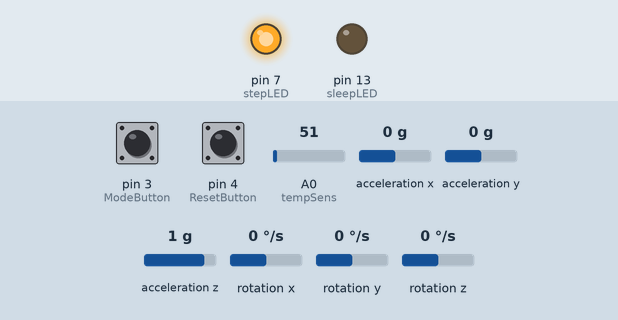
Bench run of a sketch on a simulated Arduino Uno, built with avr-gcc and run on an emulated ATmega328P. Parts: output pins drawn as LEDs (lit = HIGH). Dashed ring = blinking. The inputs (shaded band) are chosen by the test bench; at power-on: pin 3 (ModeButton) HIGH, pin 4 (ResetButton) HIGH, A0 (tempSens) = 51, acceleration x 0 g, acceleration y 0 g, acceleration z 1 g, rotation x 0 °/s, rotation y 0 °/s, rotation z 0 °/s. What the sketch prints to the serial monitor is not drawn.

Above: at 1.2 s.
1.3 s: pin 3 (ModeButton) pulled LOW for 1 s
At 1.64 s:
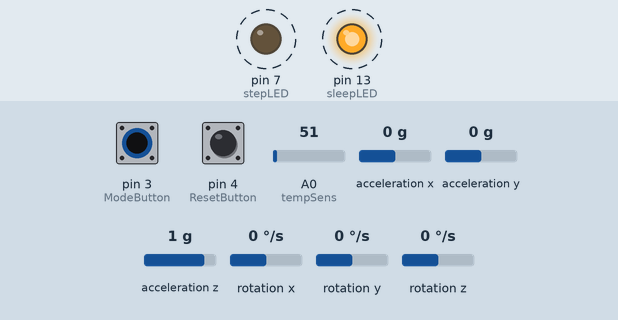
9.8 s: pin 3 (ModeButton) pulled LOW for 0.3 s
At 9.95 s:
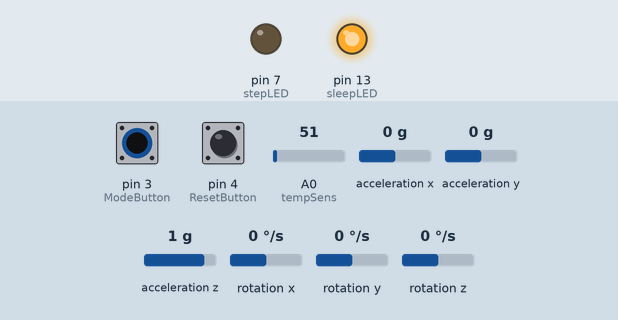
Timing chart, 0 to 12.8 s (numbered marks = the images above; inputs shaded):
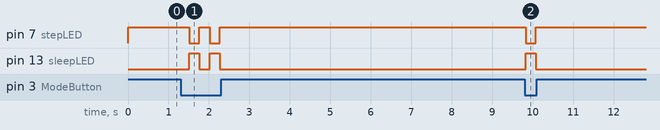

The sketch:

FitBit.ino
```cpp
/* Fitbit- Part 2
 *
 *  CSE 132 - Assignment 9
 *
 *  Fill this out so we know whose assignment this is.
 *
 *  Name: Anna Boerwinkle
 *  WUStL Key: 429055
 *
 *  and if two are partnered together
 *
 *  Name: Maddie McGraw
 *  WUStL Key: 431546
 */

#include <Wire.h>
#include <SparkFun_MMA8452Q.h>

MMA8452Q accel;

const int ModeButton = 3; //Dig
const int ResetButton = 4; //Dig
const int stepLED = 7; //Dig
const int sleepLED = 13; //Dig
const int tempSens = 0; //Analog

const int Magic = 0x21;
const int Debug = 0x30;
const int Error = 0x31;
const int utemp = 0x32;
const int ftemp = 0x33;
const int upVal = 0x34;
const int Sleeptime = 0x35;
const int timeRun = 0x36;
const int StepMode = 0x37;
const int SleepMode = 0x38;
const int ResetStep = 0x39;

float upRead[3] = {};

unsigned long secAsleep = 0;
unsigned long accum = 0;
unsigned long lapse = 0;
bool mode = 0; //0=Steps, 1=Sleep
int reset = 0;

const int FILTER_COUNTS = 5;
float temps[FILTER_COUNTS];
int count = 0;
int raw = 0;
float tempMeas = 0.0;
float unfilttemp = 0.0;
float filttemp = 0.0;

void setup() {
  // put your setup code here, to run once:
  Serial.begin(9600);
  analogReference(DEFAULT);
  accel.init();
  pinMode(ModeButton, INPUT_PULLUP);
  pinMode(ResetButton, INPUT_PULLUP);
  pinMode(stepLED, OUTPUT);
  pinMode(sleepLED, OUTPUT);
  if(accel.available()){
    accel.read();
    upRead[1] = accel.cz;
  }

}

void loop() {
  // put your main code here, to run repeatedly:
  raw = analogRead(tempSens);
  tempMeas = (float)raw * 0.005;
  unfilttemp = 100.0 * tempMeas - 50.0;
  temps[count%FILTER_COUNTS] = unfilttemp;
  filttemp = (temps[0]+temps[1]+temps[2]+temps[3]+temps[4])/5.0;
  count += 1;
  reset = digitalRead(ResetButton);

  //read button
  if (digitalRead(ModeButton)==0){
    mode = !mode;
  }

  if (reset==0){
    digitalWrite(stepLED, HIGH);
    digitalWrite(sleepLED, LOW);
    Serial.write(Magic);
    Serial.write(ResetStep);
  }

  unsigned long sec = millis();
  if(accel.available()){
    accel.read();
    upRead[2] = accel.cz;
  }

  Sendtime(sec);
  SendupVals(upRead[2]);

  if (mode==0){
    digitalWrite(stepLED, HIGH);
    digitalWrite(sleepLED, LOW);
    Serial.write(Magic);
    Serial.write(StepMode);
  }

  if (mode==1){
    digitalWrite(stepLED, LOW);
    digitalWrite(sleepLED, HIGH);
    float upDiff1 = upRead[1]-upRead[0];
    float upDiff2 = upRead[2]-upRead[1];
    if (abs(upDiff1)<=0.05 && abs(upDiff2)<=0.05){
      secAsleep = secAsleep + (millis()-lapse);
    }

    else{
      secAsleep = secAsleep;
    }

    Serial.write(Magic);
    Serial.write(SleepMode);
  }

  if (sec-accum >= 500){
    Sendtemp(unfilttemp, filttemp);
    SendSleeptime(secAsleep);
    accum += 500;
  }

  upRead[0]=upRead[1];
  upRead[1]=upRead[2];
  lapse = millis();
  delay(250);
}

void SendupVals (float up) {
  unsigned long Z;
  Z = *(unsigned long*) &up;
  Serial.write(Magic);
  Serial.write(upVal);
  Serial.write(Z >> 24);
  Serial.write(Z >> 16);
  Serial.write(Z >> 8);
  Serial.write(Z);
}

void Sendtime (unsigned long t){
  //Send total time running
  Serial.write(Magic);
  Serial.write(timeRun);
  Serial.write(t >> 24);
  Serial.write(t >> 16);
  Serial.write(t >> 8);
  Serial.write(t);
}

void SendSleeptime (unsigned long sleep){
  Serial.write(Magic);
  Serial.write(Sleeptime);
  Serial.write(sleep >> 24);
  Serial.write(sleep >> 16);
  Serial.write(sleep >> 8);
  Serial.write(sleep);
}

void Sendtemp(float ut, float ft){
  //Send unfiltered temperature
    unsigned long unfiltBits;
    unfiltBits = *(unsigned long*) &ut;
    Serial.write(Magic);
    Serial.write(utemp);
    Serial.write(unfiltBits >> 24);
    Serial.write(unfiltBits >> 16);
    Serial.write(unfiltBits >> 8);
    Serial.write(unfiltBits);
  //Send filtered temperature
    unsigned long filtBits;
    filtBits = *(unsigned long*) &ft;
    Serial.write(Magic);
    Serial.write(ftemp);
    Serial.write(filtBits >> 24);
    Serial.write(filtBits >> 16);
    Serial.write(filtBits >> 8);
    Serial.write(filtBits);
}

void SendDebug(char* debugMess){
  Serial.write(Magic);
  Serial.write(Debug);
  int m = strlen(debugMess);
  Serial.write(m);
  Serial.write(debugMess);
}

void SendError(char* errorMess){
  Serial.write(Magic);
  Serial.write(Error);
  int m = strlen(errorMess);
  Serial.write(m);
  Serial.write(errorMess);
}
```

Measured:
- after the input at 1.3 s, pin 7 (stepLED): alternates HIGH for 0.25 s and LOW for 0.25 s, 4 changes in all, then stays HIGH, starting after 0.21 s; pin 13 (sleepLED): alternates HIGH for 0.25 s and LOW for 0.25 s, 4 changes in all, then stays LOW, starting after 0.21 s
- after the input at 9.8 s, pin 7 (stepLED): HIGH → LOW at once, → HIGH 0.25 s later; pin 13 (sleepLED): LOW → HIGH at once, → LOW 0.25 s later
